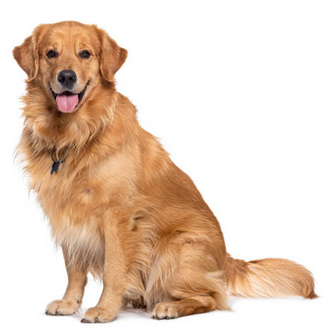
#> input picture dog.png, 331 x 329 px, found by its file name
$ python Lab7-3.py
#> lines starting #> are read from the running program, lines starting #| are printed output that depends on the picture
import numpy as np
import cv2
import matplotlib.pyplot as plt
from scipy.fftpack import dct, idct
import os

# Load and prepare the image
img = cv2.imread('dog.png', cv2.IMREAD_GRAYSCALE)
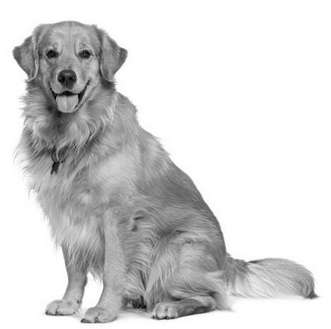
#> img: shape (329, 331); min 0, max 255, mean 212.5
img = img.astype(np.float64)
rows, cols = img.shape
#> rows = 329; cols = 331

# Ensure dimensions are divisible by 8
rows_pad = rows if rows % 8 == 0 else rows + (8 - rows % 8)
#> rows_pad = 336
cols_pad = cols if cols % 8 == 0 else cols + (8 - cols % 8)
#> cols_pad = 336
padded_img = np.zeros((rows_pad, cols_pad))
padded_img[:rows, :cols] = img
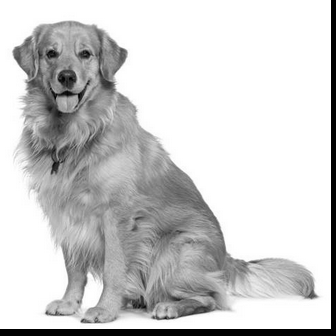
#> padded_img: shape (336, 336) float64; min 0, max 255, mean 205

# Q matrix
Q = np.array([
    [16,11,10,16,24,40,51,61],
    [12,12,14,19,26,58,60,55],
    [14,13,16,24,40,57,69,56],
    [14,17,22,29,51,87,80,62],
    [18,22,37,56,68,109,103,77],
    [24,35,55,64,81,104,113,92],
    [49,64,78,87,103,121,120,101],
    [72,92,95,98,112,100,103,99]
])

# Helper functions
def dct2(block):
    return dct(dct(block.T, norm='ortho').T, norm='ortho')

def idct2(block):
    return idct(idct(block.T, norm='ortho').T, norm='ortho')

# Compress and reconstruct
compressed = np.zeros_like(padded_img)
for i in range(0, rows_pad, 8):
    for j in range(0, cols_pad, 8):
        block = padded_img[i:i+8, j:j+8]
        dct_block = dct2(block)
        quantized = np.round(dct_block / Q)
        dequantized = quantized * Q
        reconstructed = idct2(dequantized)
        compressed[i:i+8, j:j+8] = reconstructed

# Crop to original size
compressed = compressed[:rows, :cols]
#> compressed: shape (329, 331) float64

# Display original vs compressed
plt.figure(figsize=(10, 5))
plt.subplot(1, 2, 1)
plt.imshow(img, cmap='gray')
plt.title('Original Image')
plt.axis('off')

plt.subplot(1, 2, 2)
plt.imshow(np.clip(compressed, 0, 255).astype(np.uint8), cmap='gray')
plt.title('Compressed Image')
plt.axis('off')
plt.tight_layout()
plt.show()
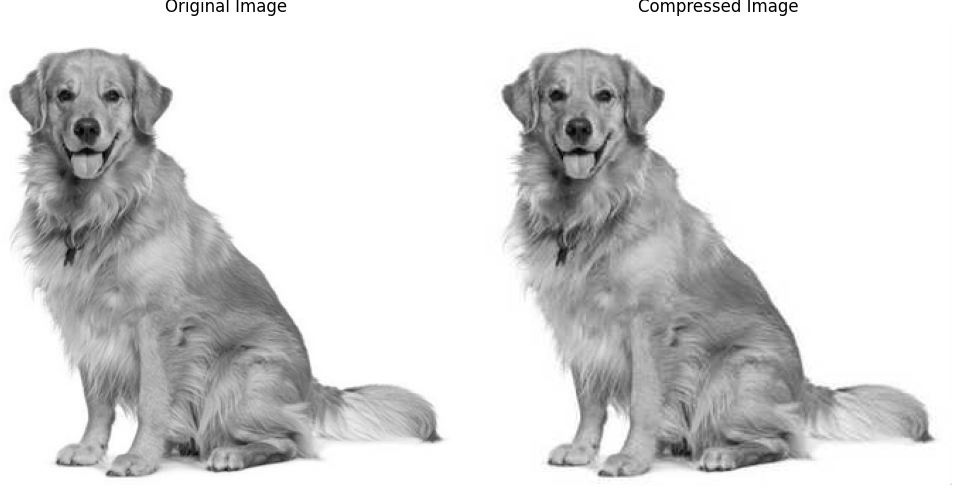
#> figure drawn by matplotlib, 2 panels

# Save to calculate compression ratio
cv2.imwrite('original.bmp', img.astype(np.uint8))       # Uncompressed
cv2.imwrite('compressed.jpg', compressed.astype(np.uint8))  # Compressed
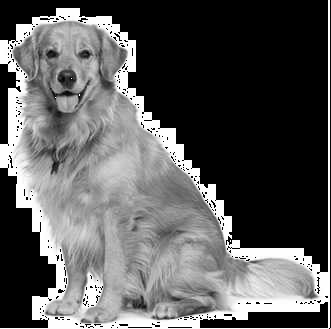
#> saved as compressed.jpg: shape (329, 331); min 0, max 255, mean 91.8

# Compression ratio
original_size = os.path.getsize('original.bmp')
compressed_size = os.path.getsize('compressed.jpg')
compression_ratio = original_size / compressed_size

print(f'Original size: {original_size / 1024:.2f} KB')
print(f'Compressed size: {compressed_size / 1024:.2f} KB')
print(f'Compression Ratio: {compression_ratio:.2f}')

$ run again, with snow.png copied over dog.png
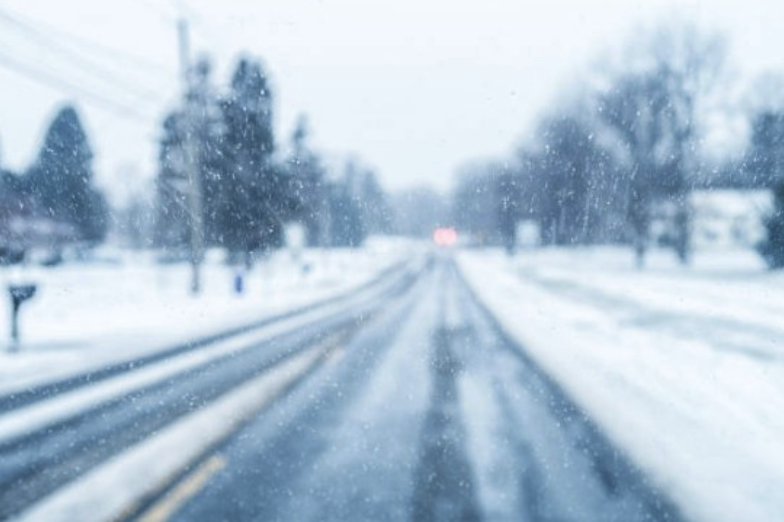
#> input picture snow.png, 784 x 522 px, found by its file name
#> `padded_img[:rows, :cols] = img`:
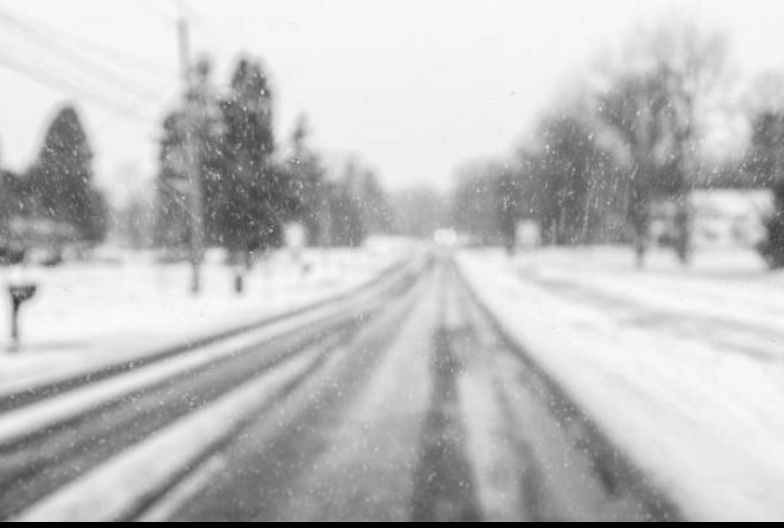
#> padded_img: shape (528, 784) float64; min 0, max 250, mean 191.6
#> `plt.show()`:
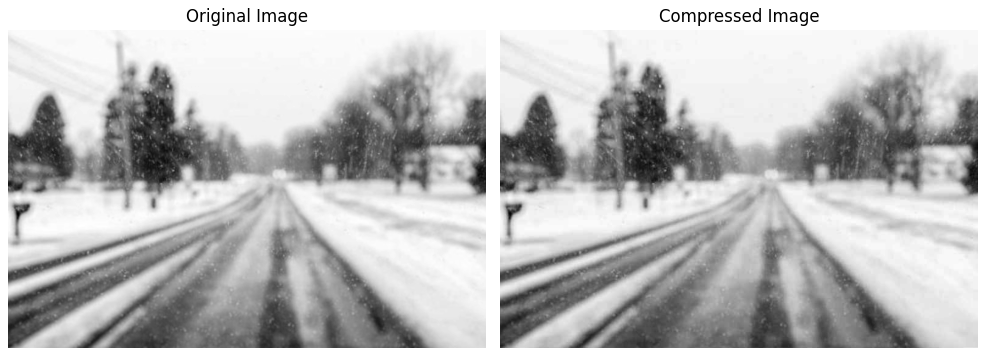
#> figure drawn by matplotlib, 2 panels
